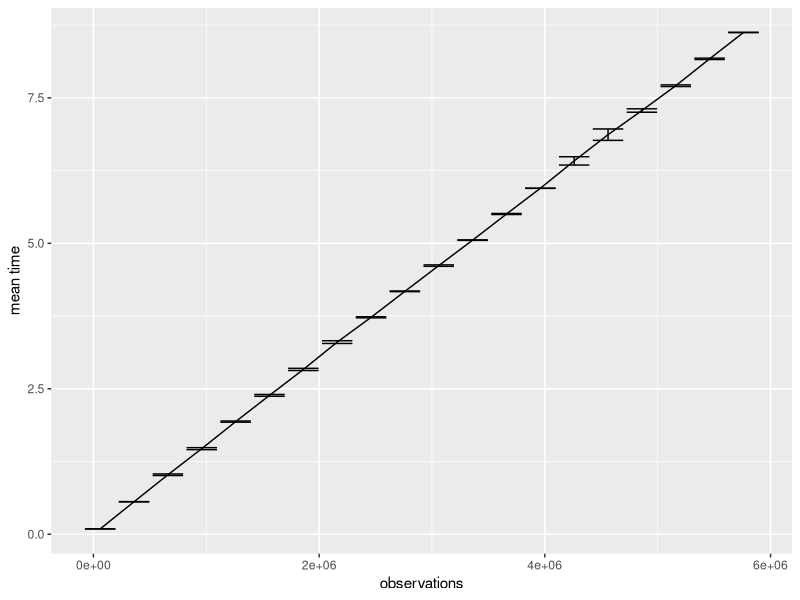

This figure's R source:
library(tidyverse)

viterbi_normal <- read_csv("viterbi_normal.csv",)

viterbi_normal_processed = viterbi_normal %>% group_by(observations) %>% 
    summarise(mean = mean(time), sd = sd(time)) 

viterbi_normal_processed %>% ggplot(aes(observations, mean)) +
    geom_line() + 
    geom_errorbar(aes(ymin=mean-sd, ymax=mean+sd)) +
    labs(y = 'mean time')


